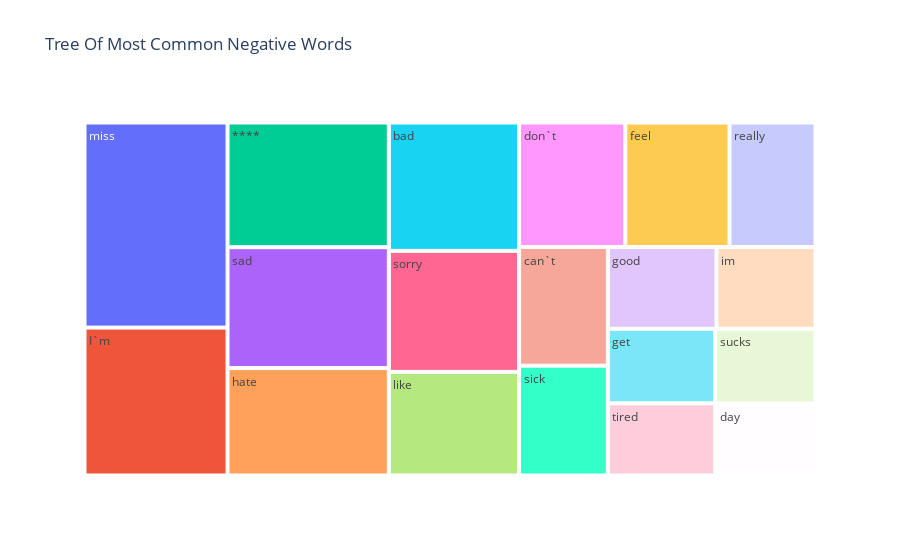

Here is the notebook cell this chart was saved with:
### Code cell
#MosT common negative words
top = Counter([item for sublist in Negative_sent['temp_list'] for item in sublist])
temp_negative = pd.DataFrame(top.most_common(20))
temp_negative = temp_negative.iloc[1:,:]
temp_negative.columns = ['Common_words','count']
fig = px.treemap(temp_negative, path=['Common_words'], values='count',title='Tree Of Most Common Negative Words')
fig.show()

### Figure 1 — Plotly figure (JSON) as saved in the notebook; plotly's stock layout.template omitted (floating-point values rounded to 4 significant figures)
{"data": [{"branchvalues": "total", "domain": {"x": [0, 1], "y": [0, 1]}, "hovertemplate": "labels=%{label}<br>count=%{value}<br>parent=%{parent}<br>id=%{id}<extra></extra>", "ids": ["****", "I`m", "bad", "can`t", "day", "don`t", "feel", "get", "good", "hate", "im", "like", "miss", "really", "sad", "sick", "sorry", "sucks", "tired"], "labels": ["****", "I`m", "bad", "can`t", "day", "don`t", "feel", "get", "good", "hate", "im", "like", "miss", "really", "sad", "sick", "sorry", "sucks", "tired"], "name": "", "parents": ["", "", "", "", "", "", "", "", "", "", "", "", "", "", "", "", "", "", ""], "type": "treemap", "values": [231, 243, 192, 121, 83, 152, 149, 92, 102, 199, 93, 155, 337, 123, 224, 112, 181, 86, 89]}], "layout": {"legend": {"tracegroupgap": 0}, "title": {"text": "Tree Of Most Common Negative Words"}}}
